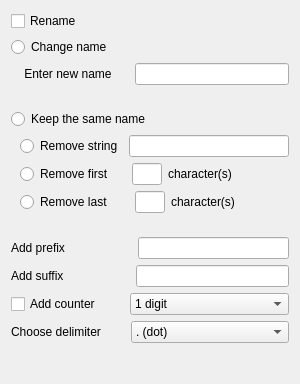
<?xml version="1.0" encoding="UTF-8"?>
<ui version="4.0">
 <class>Rename</class>
 <widget class="QWidget" name="Rename">
  <property name="geometry">
   <rect>
    <x>0</x>
    <y>0</y>
    <width>300</width>
    <height>384</height>
   </rect>
  </property>
  <property name="minimumSize">
   <size>
    <width>300</width>
    <height>0</height>
   </size>
  </property>
  <property name="windowTitle">
   <string>RenameWidget</string>
  </property>
  <layout class="QVBoxLayout" name="verticalLayout">
   <item>
    <widget class="QCheckBox" name="chb_rename">
     <property name="text">
      <string>Rename</string>
     </property>
    </widget>
   </item>
   <item>
    <widget class="QFrame" name="fr_container">
     <property name="frameShape">
      <enum>QFrame::Shape::NoFrame</enum>
     </property>
     <property name="frameShadow">
      <enum>QFrame::Shadow::Raised</enum>
     </property>
     <layout class="QVBoxLayout" name="verticalLayout_3">
      <property name="leftMargin">
       <number>0</number>
      </property>
      <property name="topMargin">
       <number>0</number>
      </property>
      <property name="rightMargin">
       <number>0</number>
      </property>
      <property name="bottomMargin">
       <number>0</number>
      </property>
      <item>
       <widget class="QFrame" name="fr_set_name">
        <property name="frameShape">
         <enum>QFrame::Shape::NoFrame</enum>
        </property>
        <property name="frameShadow">
         <enum>QFrame::Shadow::Raised</enum>
        </property>
        <layout class="QVBoxLayout" name="verticalLayout_4">
         <property name="leftMargin">
          <number>0</number>
         </property>
         <property name="topMargin">
          <number>0</number>
         </property>
         <property name="rightMargin">
          <number>0</number>
         </property>
         <property name="bottomMargin">
          <number>0</number>
         </property>
         <item>
          <widget class="QRadioButton" name="rb_change">
           <property name="text">
            <string>Change name</string>
           </property>
           <property name="checkable">
            <bool>true</bool>
           </property>
           <property name="autoExclusive">
            <bool>true</bool>
           </property>
          </widget>
         </item>
         <item>
          <widget class="QFrame" name="fr_new_name">
           <property name="frameShape">
            <enum>QFrame::Shape::NoFrame</enum>
           </property>
           <property name="frameShadow">
            <enum>QFrame::Shadow::Raised</enum>
           </property>
           <layout class="QHBoxLayout" name="horizontalLayout">
            <property name="leftMargin">
             <number>0</number>
            </property>
            <property name="topMargin">
             <number>0</number>
            </property>
            <property name="rightMargin">
             <number>0</number>
            </property>
            <property name="bottomMargin">
             <number>0</number>
            </property>
            <item>
             <widget class="QLabel" name="lb_new_name">
              <property name="text">
               <string>    Enter new name     </string>
              </property>
             </widget>
            </item>
            <item>
             <widget class="QLineEdit" name="le_new_name"/>
            </item>
           </layout>
          </widget>
         </item>
         <item>
          <spacer name="verticalSpacer">
           <property name="orientation">
            <enum>Qt::Orientation::Vertical</enum>
           </property>
           <property name="sizeHint" stdset="0">
            <size>
             <width>20</width>
             <height>40</height>
            </size>
           </property>
          </spacer>
         </item>
         <item>
          <widget class="QRadioButton" name="rb_keep">
           <property name="text">
            <string>Keep the same name</string>
           </property>
           <property name="checkable">
            <bool>true</bool>
           </property>
          </widget>
         </item>
         <item>
          <widget class="QFrame" name="fr_keep_name">
           <property name="frameShape">
            <enum>QFrame::Shape::NoFrame</enum>
           </property>
           <property name="frameShadow">
            <enum>QFrame::Shadow::Raised</enum>
           </property>
           <layout class="QVBoxLayout" name="verticalLayout_2">
            <property name="leftMargin">
             <number>9</number>
            </property>
            <property name="topMargin">
             <number>0</number>
            </property>
            <property name="rightMargin">
             <number>0</number>
            </property>
            <property name="bottomMargin">
             <number>0</number>
            </property>
            <item>
             <layout class="QHBoxLayout" name="horizontalLayout_2">
              <item>
               <widget class="QRadioButton" name="rb_remove_string">
                <property name="text">
                 <string>Remove string</string>
                </property>
               </widget>
              </item>
              <item>
               <widget class="QLineEdit" name="le_remove_string"/>
              </item>
             </layout>
            </item>
            <item>
             <layout class="QHBoxLayout" name="horizontalLayout_3">
              <item>
               <widget class="QRadioButton" name="rb_remove_first">
                <property name="text">
                 <string>Remove first    </string>
                </property>
               </widget>
              </item>
              <item>
               <widget class="QLineEdit" name="le_remove_first">
                <property name="maximumSize">
                 <size>
                  <width>30</width>
                  <height>16777215</height>
                 </size>
                </property>
               </widget>
              </item>
              <item>
               <widget class="QLabel" name="lb_remove_first">
                <property name="text">
                 <string>character(s)</string>
                </property>
               </widget>
              </item>
              <item>
               <spacer name="horizontalSpacer">
                <property name="orientation">
                 <enum>Qt::Orientation::Horizontal</enum>
                </property>
                <property name="sizeHint" stdset="0">
                 <size>
                  <width>40</width>
                  <height>20</height>
                 </size>
                </property>
               </spacer>
              </item>
             </layout>
            </item>
            <item>
             <layout class="QHBoxLayout" name="horizontalLayout_4">
              <item>
               <widget class="QRadioButton" name="rb_remove_last">
                <property name="text">
                 <string>Remove last     </string>
                </property>
               </widget>
              </item>
              <item>
               <widget class="QLineEdit" name="le_remove_last">
                <property name="minimumSize">
                 <size>
                  <width>30</width>
                  <height>0</height>
                 </size>
                </property>
                <property name="maximumSize">
                 <size>
                  <width>30</width>
                  <height>16777215</height>
                 </size>
                </property>
               </widget>
              </item>
              <item>
               <widget class="QLabel" name="lb_remove_last">
                <property name="text">
                 <string>character(s)</string>
                </property>
               </widget>
              </item>
              <item>
               <spacer name="horizontalSpacer_2">
                <property name="orientation">
                 <enum>Qt::Orientation::Horizontal</enum>
                </property>
                <property name="sizeHint" stdset="0">
                 <size>
                  <width>40</width>
                  <height>20</height>
                 </size>
                </property>
               </spacer>
              </item>
             </layout>
            </item>
           </layout>
          </widget>
         </item>
         <item>
          <spacer name="verticalSpacer_2">
           <property name="orientation">
            <enum>Qt::Orientation::Vertical</enum>
           </property>
           <property name="sizeHint" stdset="0">
            <size>
             <width>20</width>
             <height>40</height>
            </size>
           </property>
          </spacer>
         </item>
        </layout>
       </widget>
      </item>
      <item>
       <layout class="QHBoxLayout" name="layout_prefix">
        <item>
         <widget class="QLabel" name="lb_add_prefix">
          <property name="text">
           <string>Add prefix                    </string>
          </property>
         </widget>
        </item>
        <item>
         <widget class="QLineEdit" name="le_add_prefix">
          <property name="minimumSize">
           <size>
            <width>150</width>
            <height>0</height>
           </size>
          </property>
         </widget>
        </item>
       </layout>
      </item>
      <item>
       <layout class="QHBoxLayout" name="layout_suffix">
        <item>
         <widget class="QLabel" name="lb_add_suffix">
          <property name="text">
           <string>Add suffix                    </string>
          </property>
         </widget>
        </item>
        <item>
         <widget class="QLineEdit" name="le_add_suffix">
          <property name="minimumSize">
           <size>
            <width>150</width>
            <height>0</height>
           </size>
          </property>
         </widget>
        </item>
       </layout>
      </item>
      <item>
       <layout class="QHBoxLayout" name="layout_count">
        <item>
         <widget class="QCheckBox" name="chb_add_count">
          <property name="text">
           <string>Add counter       </string>
          </property>
         </widget>
        </item>
        <item>
         <widget class="QComboBox" name="comb_digit">
          <property name="sizePolicy">
           <sizepolicy hsizetype="Expanding" vsizetype="Fixed">
            <horstretch>0</horstretch>
            <verstretch>0</verstretch>
           </sizepolicy>
          </property>
          <property name="minimumSize">
           <size>
            <width>150</width>
            <height>0</height>
           </size>
          </property>
          <item>
           <property name="text">
            <string>1 digit</string>
           </property>
          </item>
          <item>
           <property name="text">
            <string>2 digits</string>
           </property>
          </item>
          <item>
           <property name="text">
            <string>3 digits</string>
           </property>
          </item>
          <item>
           <property name="text">
            <string>4 digits</string>
           </property>
          </item>
          <item>
           <property name="text">
            <string>5 digits</string>
           </property>
          </item>
          <item>
           <property name="text">
            <string>6 digits</string>
           </property>
          </item>
         </widget>
        </item>
       </layout>
      </item>
      <item>
       <layout class="QHBoxLayout" name="horizontalLayout_6">
        <item>
         <widget class="QLabel" name="lb_delimiter">
          <property name="sizePolicy">
           <sizepolicy hsizetype="Minimum" vsizetype="Fixed">
            <horstretch>0</horstretch>
            <verstretch>0</verstretch>
           </sizepolicy>
          </property>
          <property name="text">
           <string>Choose delimiter       </string>
          </property>
         </widget>
        </item>
        <item>
         <widget class="QComboBox" name="comb_delimiter">
          <property name="sizePolicy">
           <sizepolicy hsizetype="Expanding" vsizetype="Fixed">
            <horstretch>0</horstretch>
            <verstretch>0</verstretch>
           </sizepolicy>
          </property>
          <property name="minimumSize">
           <size>
            <width>150</width>
            <height>0</height>
           </size>
          </property>
          <item>
           <property name="text">
            <string>. (dot)</string>
           </property>
          </item>
          <item>
           <property name="text">
            <string>- (dash)</string>
           </property>
          </item>
          <item>
           <property name="text">
            <string>_ (underscore)</string>
           </property>
          </item>
         </widget>
        </item>
       </layout>
      </item>
      <item>
       <spacer name="verticalSpacer_3">
        <property name="orientation">
         <enum>Qt::Orientation::Vertical</enum>
        </property>
        <property name="sizeHint" stdset="0">
         <size>
          <width>20</width>
          <height>40</height>
         </size>
        </property>
       </spacer>
      </item>
      <item>
       <widget class="QLabel" name="lb_preview">
        <property name="minimumSize">
         <size>
          <width>0</width>
          <height>24</height>
         </size>
        </property>
        <property name="frameShape">
         <enum>QFrame::Shape::NoFrame</enum>
        </property>
        <property name="text">
         <string/>
        </property>
       </widget>
      </item>
     </layout>
    </widget>
   </item>
  </layout>
 </widget>
 <resources/>
 <connections>
  <connection>
   <sender>chb_rename</sender>
   <signal>clicked(bool)</signal>
   <receiver>fr_container</receiver>
   <slot>setEnabled(bool)</slot>
   <hints>
    <hint type="sourcelabel">
     <x>149</x>
     <y>18</y>
    </hint>
    <hint type="destinationlabel">
     <x>149</x>
     <y>202</y>
    </hint>
   </hints>
  </connection>
  <connection>
   <sender>rb_change</sender>
   <signal>toggled(bool)</signal>
   <receiver>fr_new_name</receiver>
   <slot>setEnabled(bool)</slot>
   <hints>
    <hint type="sourcelabel">
     <x>149</x>
     <y>91</y>
    </hint>
    <hint type="destinationlabel">
     <x>149</x>
     <y>80</y>
    </hint>
   </hints>
  </connection>
  <connection>
   <sender>rb_keep</sender>
   <signal>toggled(bool)</signal>
   <receiver>fr_keep_name</receiver>
   <slot>setEnabled(bool)</slot>
   <hints>
    <hint type="sourcelabel">
     <x>149</x>
     <y>140</y>
    </hint>
    <hint type="destinationlabel">
     <x>149</x>
     <y>198</y>
    </hint>
   </hints>
  </connection>
  <connection>
   <sender>chb_add_count</sender>
   <signal>clicked(bool)</signal>
   <receiver>comb_digit</receiver>
   <slot>setEnabled(bool)</slot>
   <hints>
    <hint type="sourcelabel">
     <x>75</x>
     <y>298</y>
    </hint>
    <hint type="destinationlabel">
     <x>212</x>
     <y>298</y>
    </hint>
   </hints>
  </connection>
  <connection>
   <sender>rb_remove_string</sender>
   <signal>toggled(bool)</signal>
   <receiver>le_remove_string</receiver>
   <slot>setEnabled(bool)</slot>
   <hints>
    <hint type="sourcelabel">
     <x>69</x>
     <y>134</y>
    </hint>
    <hint type="destinationlabel">
     <x>208</x>
     <y>134</y>
    </hint>
   </hints>
  </connection>
  <connection>
   <sender>rb_remove_first</sender>
   <signal>toggled(bool)</signal>
   <receiver>le_remove_first</receiver>
   <slot>setEnabled(bool)</slot>
   <hints>
    <hint type="sourcelabel">
     <x>70</x>
     <y>164</y>
    </hint>
    <hint type="destinationlabel">
     <x>143</x>
     <y>164</y>
    </hint>
   </hints>
  </connection>
  <connection>
   <sender>rb_remove_last</sender>
   <signal>toggled(bool)</signal>
   <receiver>le_remove_last</receiver>
   <slot>setEnabled(bool)</slot>
   <hints>
    <hint type="sourcelabel">
     <x>71</x>
     <y>194</y>
    </hint>
    <hint type="destinationlabel">
     <x>144</x>
     <y>194</y>
    </hint>
   </hints>
  </connection>
 </connections>
</ui>
